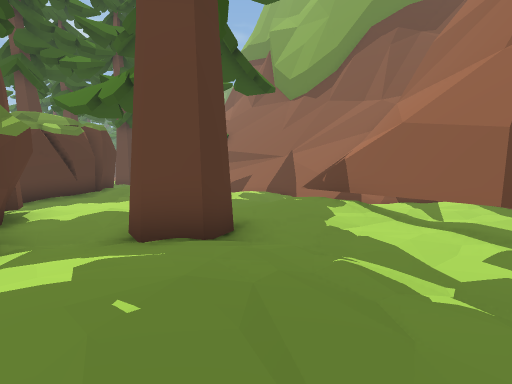
[1] (above)

24 first-person views from a walk through a scene from a Unity 3-D project. The camera is 1.3 m above the floor, tilts 4° down and sees 90° across. The floor is counted in squares, 2 m on a side. Each view is taken from the middle of a square. On the plan, view 1 faces up. The plan holds only what a view shows up to about 9 squares ahead; the rest is blank. The place goes on beyond the plan. The player is left out. Some animated figures are left out. Some surface patterns are stand-ins.

[2]
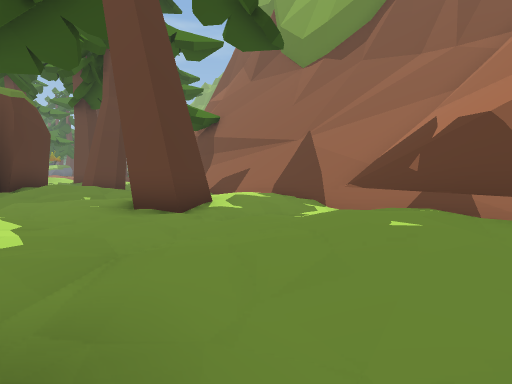

[3]
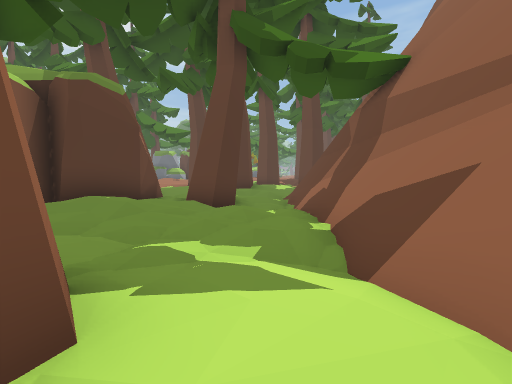

[4]
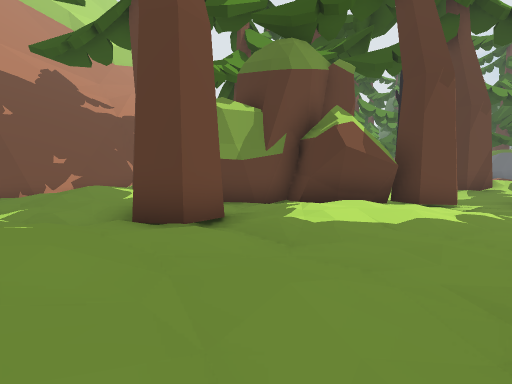

[5]
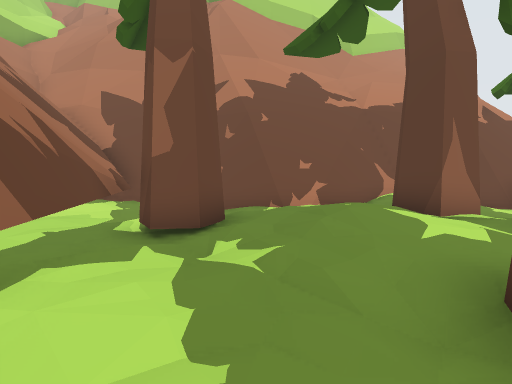

[6]
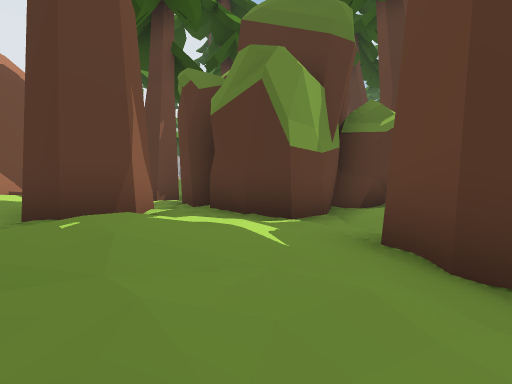

[7]
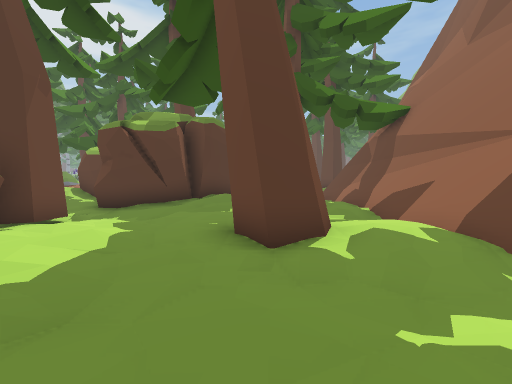

[8]
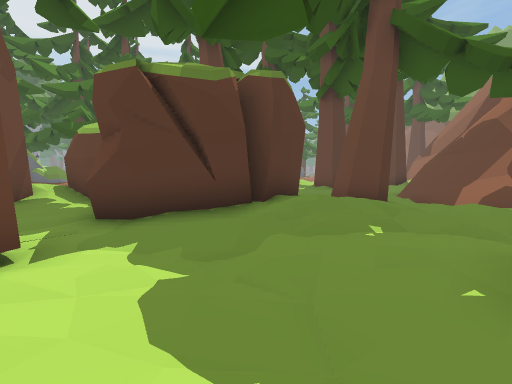

[9]
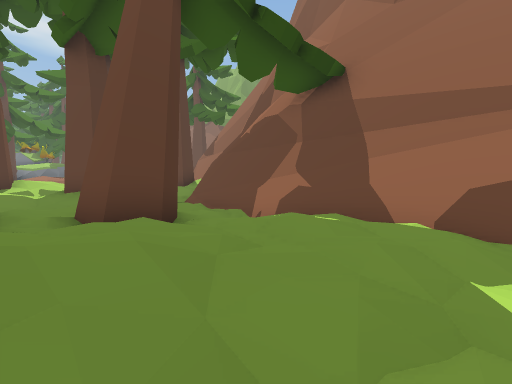

[10]
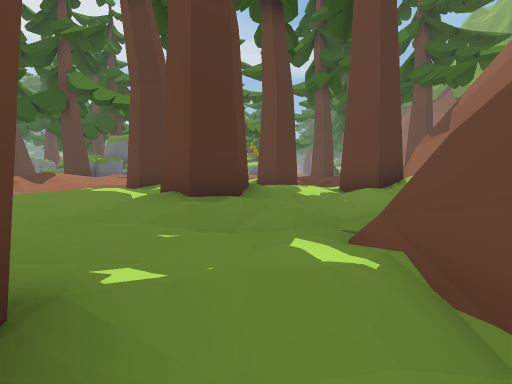

[11]
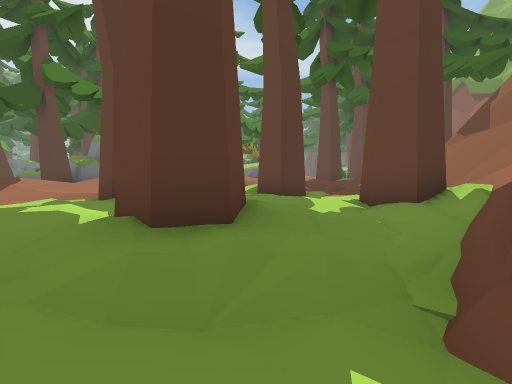

[12]
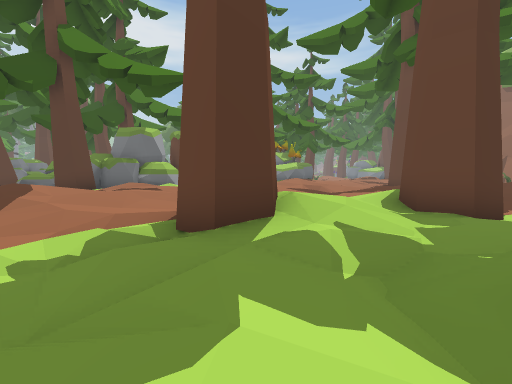

[13]
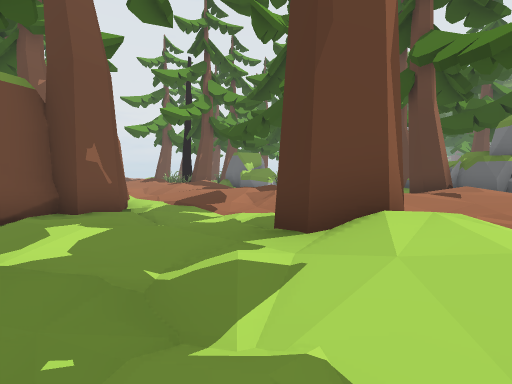

[14]
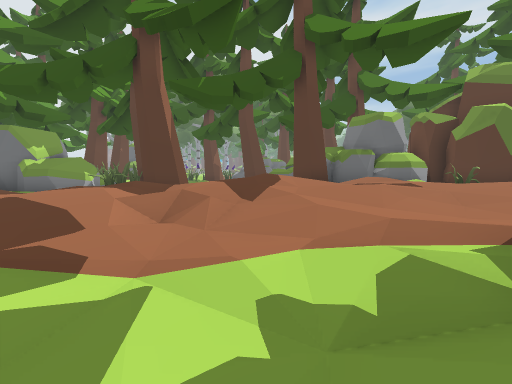

[15]
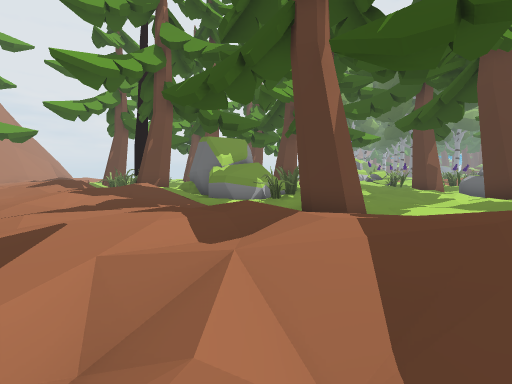

[16]
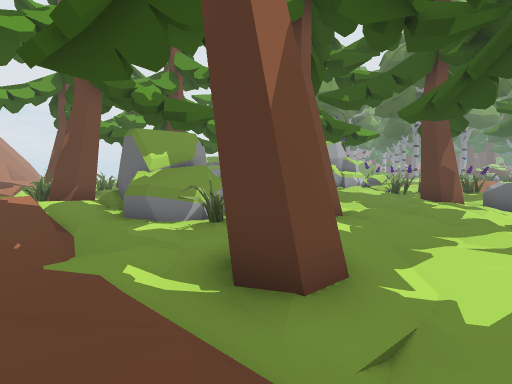

[17]
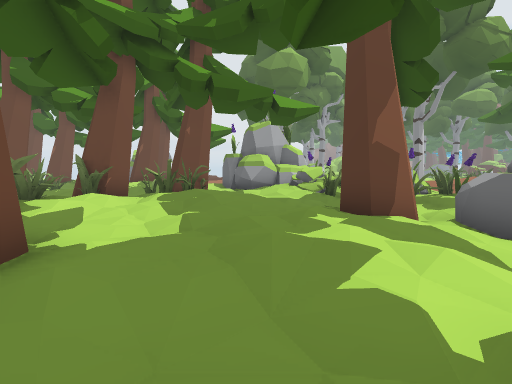

[18]
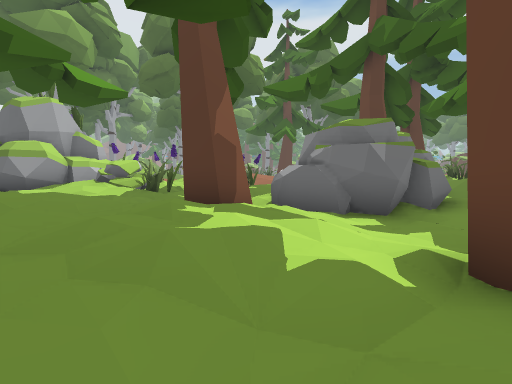

[19]
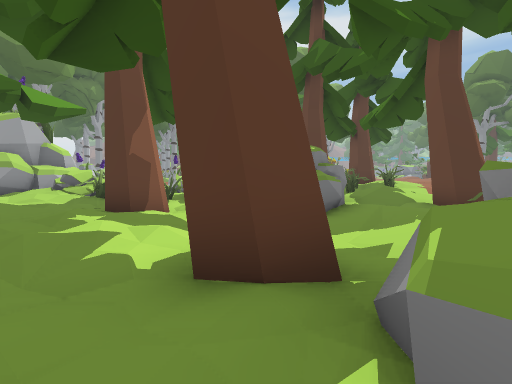

[20]
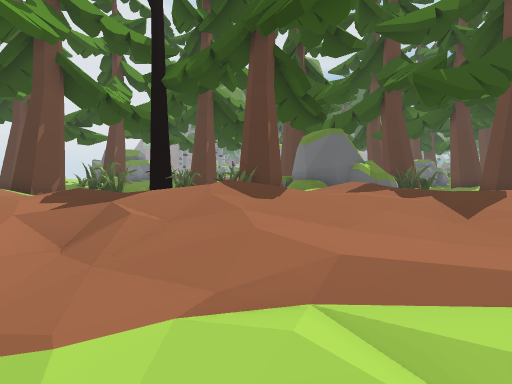

[21]
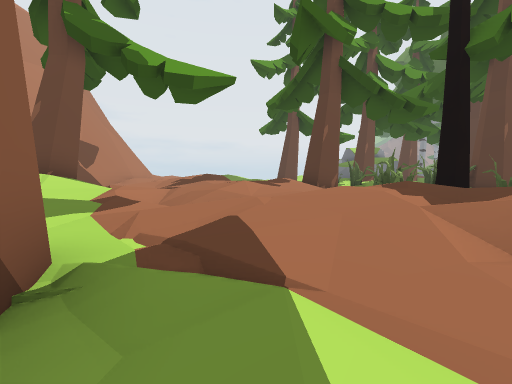

[22]
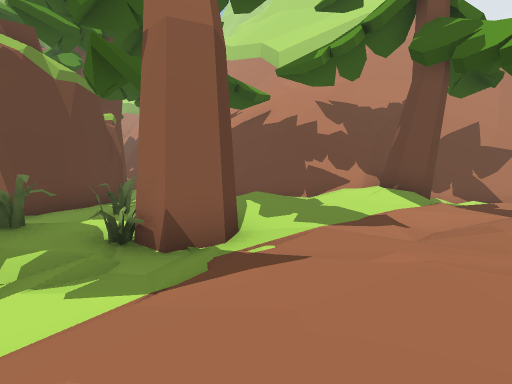

[23]
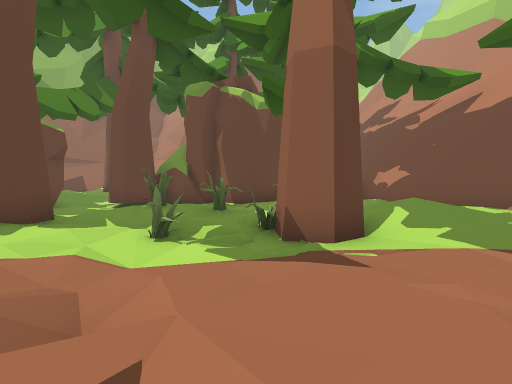

[24]
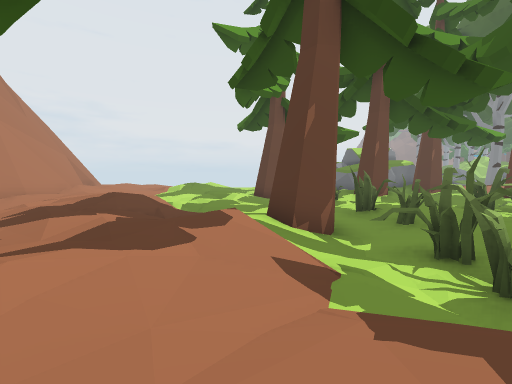

### Floor plan
Key: @ floor where view 1 was taken; # wall or solid block; x gap in a wall; . main floor; : floor 0.25 m higher than the main floor; - floor 0.25 m lower than the main floor; + floor 0.5 m higher than the main floor; _ floor 0.5 m lower than the main floor; * floor 0.75 m higher than the main floor; < floor 0.75 m lower than the main floor; / step, stairs or slope; = window, fence, low wall or low ledge; ^ raised ledge; R rock; O other object.
Columns run from 34 left of view 1 to 4 right of it. Each row starts with its distance up from view 1.
 23               #       //-. /#
 22   .-#        ##       :# .##/
 21  #=/#        ##/      /.///./
 20   //_/ #     #//++:.:/+..:--/
 19    ---..     # /++.-.#/..:/_##
 18    ##__--#   #   +/.-#.//#//##
 17     ##<__#^      /+:-_-..#.__##
 16      #<<##..-   /*/.-__:.----_##
 15      #_/__---__ +++//_/-/_--#__##
 14 # /__#---__-___ :/:.-_/## --#--.##
 13 OO##_#-..___-_#_.::.-_#####......##
 12  ###--...-#  -_/.:..-_    ##::..//##
 11  #R#//::.-####__.::.--     #/:.--..##
 10  #RR..:+..- ##--.::/       #/.--#../#
  9  # :.  #.:#  ##-::+/   #####-.--##.-#
  8  #./ /#####  #-/++::   +.-___------.#
  7  ##  ####    ##:+++.-  #/__#_-..--.:#
  6               -..:+/.-//-  ##-.../.+##
  5               ## /++:.//:  _##-.--.:/#
  4               ##  *.--_/. _###--_#-/.#
  3           #    # +//-__.# _# ##--.--.#
  2          ##  O## ++:.__#---#  ##.::--#
  1         ##-...##=:+:.-##-#-## #.:+:.-##
  0          #..#-#--....._/    # ###:@.###
 -1           ..#_x-..:/--//    #  #...-- #
 -2           .-#-#/+++//.:+  ###  =#######
 -3               . :+..::/:/###
 -4              --..+/-:**###
 -5             --_//+:..###
 -6             --< *+:.//#
 -7              //  :/-/##
 -8                  :./##

Positions as (right, up) in squares from view 1, and headings:
1: (0, 0), facing up
2: (0, 4), facing up
3: (0, 10), facing up-left
4: (1, 8), facing down-left
5: (1, 5), facing down
6: (1, 2), facing left
7: (1, 6), facing up-left
8: (-3, 7), facing up-left
9: (-4, 10), facing up
10: (-5, 15), facing up-left
11: (-6, 16), facing up-left
12: (-10, 16), facing up-left
13: (-10, 20), facing down-left
14: (-12, 16), facing left
15: (-15, 16), facing down-left
16: (-18, 15), facing down-left
17: (-24, 15), facing down-left
18: (-24, 14), facing left
19: (-23, 16), facing left
20: (-12, 5), facing left
21: (-12, 3), facing down-left
22: (-15, 3), facing down-right
23: (-16, 2), facing right
24: (-16, 1), facing down-left
